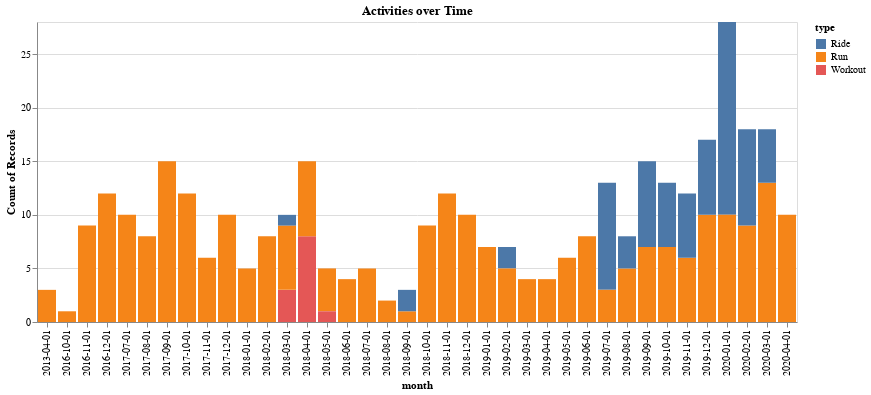

The notebook cell this image was saved under:
### Code cell
data = df[['id','type','start_date','distance','moving_time']].copy()
data.loc[:,'month'] = data.loc[:,'start_date'].dt.strftime('%Y-%m-01')

chart = alt.Chart(data).mark_bar().encode(
    x='month',
    y='count(id)',
    color='type',
    tooltip=['month','type','count(id)']
).interactive()

chart.title = 'Activities over Time'

chart

### Figure 1 — Vega-Lite specification as saved in the notebook (floating-point values rounded to 4 significant figures; data arrays with more than 128 entries replaced by an {"elided": "..."} marker saying what was removed)
{"config": {"view": {"continuousWidth": 400, "continuousHeight": 300}}, "data": {"name": "data-ab221756267d86721cc3d982e6f3d63d"}, "mark": "bar", "encoding": {"color": {"type": "nominal", "field": "type"}, "tooltip": [{"type": "nominal", "field": "month"}, {"type": "nominal", "field": "type"}, {"type": "quantitative", "aggregate": "count", "field": "id"}], "x": {"type": "nominal", "field": "month"}, "y": {"type": "quantitative", "aggregate": "count", "field": "id"}}, "selection": {"selector003": {"type": "interval", "bind": "scales", "encodings": ["x", "y"]}}, "title": "Activities over Time", "$schema": "https://vega.github.io/schema/vega-lite/v4.8.1.json", "datasets": {"data-ab221756267d86721cc3d982e6f3d63d": {"elided": "362 records"}}}
